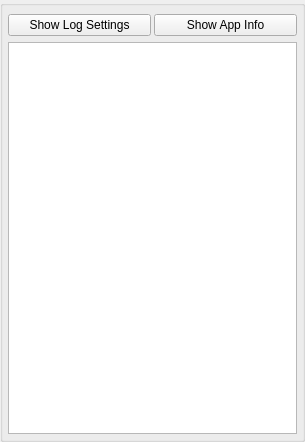
<?xml version="1.0" encoding="UTF-8"?>
<ui version="4.0">
 <class>AppletLogUi</class>
 <widget class="QWidget" name="AppletLogUi">
  <property name="geometry">
   <rect>
    <x>0</x>
    <y>0</y>
    <width>305</width>
    <height>442</height>
   </rect>
  </property>
  <property name="sizePolicy">
   <sizepolicy hsizetype="Expanding" vsizetype="Expanding">
    <horstretch>0</horstretch>
    <verstretch>0</verstretch>
   </sizepolicy>
  </property>
  <property name="minimumSize">
   <size>
    <width>0</width>
    <height>0</height>
   </size>
  </property>
  <property name="maximumSize">
   <size>
    <width>16777215</width>
    <height>16777215</height>
   </size>
  </property>
  <property name="windowTitle">
   <string>Application Log</string>
  </property>
  <layout class="QVBoxLayout" name="verticalLayout">
   <property name="spacing">
    <number>0</number>
   </property>
   <property name="leftMargin">
    <number>0</number>
   </property>
   <property name="topMargin">
    <number>0</number>
   </property>
   <property name="rightMargin">
    <number>0</number>
   </property>
   <property name="bottomMargin">
    <number>0</number>
   </property>
   <item>
    <widget class="QGroupBox" name="StyledDlgItemsBox">
     <property name="sizePolicy">
      <sizepolicy hsizetype="Expanding" vsizetype="Expanding">
       <horstretch>0</horstretch>
       <verstretch>0</verstretch>
      </sizepolicy>
     </property>
     <property name="minimumSize">
      <size>
       <width>0</width>
       <height>0</height>
      </size>
     </property>
     <property name="title">
      <string/>
     </property>
     <layout class="QVBoxLayout" name="verticalLayout_2">
      <property name="spacing">
       <number>3</number>
      </property>
      <property name="leftMargin">
       <number>5</number>
      </property>
      <property name="topMargin">
       <number>5</number>
      </property>
      <property name="rightMargin">
       <number>5</number>
      </property>
      <property name="bottomMargin">
       <number>5</number>
      </property>
      <item>
       <widget class="WebsiteWidget" name="m_WebsiteWidget" native="true"/>
      </item>
      <item>
       <layout class="QHBoxLayout" name="horizontalLayout">
        <item>
         <widget class="QPushButton" name="m_LogSettingsButton">
          <property name="text">
           <string>Show Log Settings</string>
          </property>
         </widget>
        </item>
        <item>
         <widget class="QPushButton" name="pushButton">
          <property name="text">
           <string>Show App Info</string>
          </property>
         </widget>
        </item>
       </layout>
      </item>
      <item>
       <widget class="ClipboardCopyWidget" name="m_CopyToClipboardWidget" native="true"/>
      </item>
      <item>
       <widget class="QPlainTextEdit" name="m_LogPlainTextEdit"/>
      </item>
     </layout>
    </widget>
   </item>
  </layout>
 </widget>
 <customwidgets>
  <customwidget>
   <class>ClipboardCopyWidget</class>
   <extends>QWidget</extends>
   <header>ClipboardCopyWidget.h</header>
   <container>1</container>
  </customwidget>
  <customwidget>
   <class>WebsiteWidget</class>
   <extends>QWidget</extends>
   <header>WebsiteWidget.h</header>
   <container>1</container>
  </customwidget>
 </customwidgets>
 <resources/>
 <connections/>
</ui>
